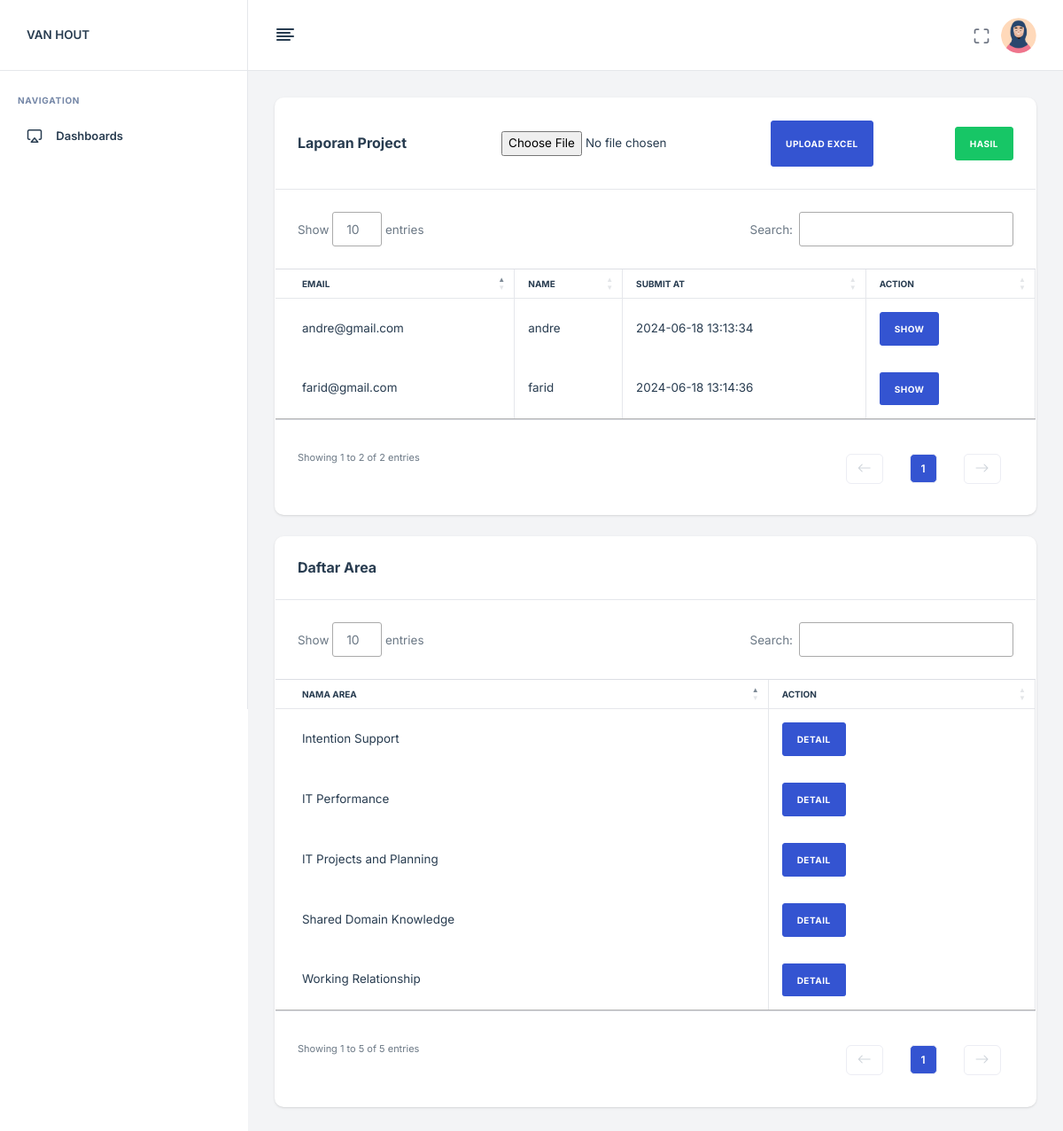
/views/report.php, run on an earlier commit of the app's database.
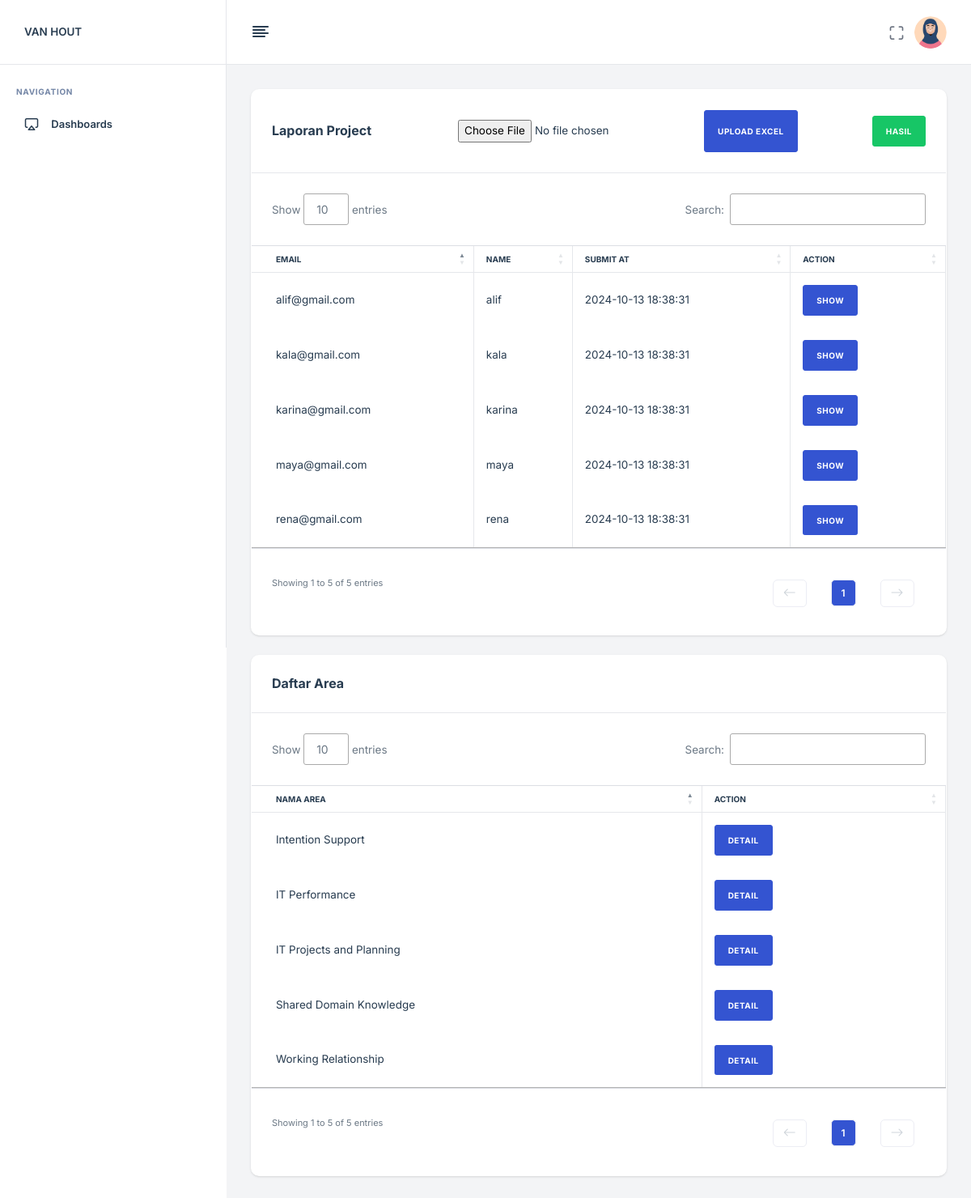
And on a later commit of the database.
### tables this page shows
CREATE TABLE `respondents` (
  `id` int(11) NOT NULL,
  `nama` varchar(255) NOT NULL,
  `email` varchar(255) NOT NULL,
  `date` datetime DEFAULT NULL
);

CREATE TABLE `area` (
  `id_area` int(11) NOT NULL,
  `nama_area` varchar(255) NOT NULL
);

### views/report.php (the view, shortened to what this page needs)
<?php
include '../config/database.php';
$areas_result = $conn->query("SELECT * FROM area");
$areas = $areas_result->fetch_all(MYSQLI_ASSOC);
?>
<!DOCTYPE html>
<html lang="zxx">
<head>
    <?php include 'partials/scripts.php'; ?>
    <link rel="stylesheet" type="text/css" href="https://cdn.datatables.net/1.11.5/css/jquery.dataTables.css">
    <link rel="stylesheet" type="text/css" href="https://cdn.datatables.net/1.11.5/css/dataTables.bootstrap4.min.css">
</head>
<body>
    <?php include 'partials/navigation_menu.php'; ?>
    <?php include 'partials/header.php'; ?>
    <main class="nxl-container">
        <div class="nxl-content">
            <div class="main-content">
                <div class="row">
                    <div class="col-lg-12">
                        <div class="card stretch stretch-full">
                            <div class="card-header d-flex justify-content-between align-items-center">
                                <h5 class="card-title">Laporan Project</h5>
                                <form action="upload_excel.php" method="POST" enctype="multipart/form-data"
                                    class="d-flex">
                                    <input type="file" name="excelFile" class="form-control-file mr-2">
                                    <button type="submit" class="btn btn-primary">Upload Excel</button>
                                </form>
                                <a href="hasil.php" class="btn btn-success btn-user">Hasil</a>
                            </div>
                            <div class="card-body custom-card-action p-0">
                                <div class="table-responsive">
                                    <table id="reportTable" class="table table-hover table-bordered mb-0">
                                        <thead>
                                            <tr>
                                                <th>Email</th>
                                                <th>Name</th>
                                                <th>Submit at</th>
                                                <th>Action</th>
                                            </tr>
                                        </thead>
                                        <tbody>
                                            <?php
                                            $get_data = mysqli_query($conn, "SELECT * FROM respondents");
                                            while($display = mysqli_fetch_array($get_data)) {
                                                $id = $display['id'];
                                                $email = $display['email'];
                                                $name = $display['nama'];
                                                $submit_at = $display['date'];
                                            ?>
                                            <tr>
                                                <td><?php echo $email; ?></td>
                                                <td><?php echo $name; ?></td>
                                                <td><?php echo $submit_at; ?></td>
                                                <td>
                                                    <div class="action-buttons">
                                                        <a href='show_data.php?GetID=<?php echo $id; ?>'
                                                            class="btn btn-primary btn-user">Show</a>
                                                    </div>
                                                </td>
                                            </tr>
                                            <?php
                                            }
                                            ?>
                                        </tbody>
                                    </table>
                                </div>
                            </div>
                        </div>
                    </div>
                    <div class="col-lg-12">
                        <div class="card stretch stretch-full">
                            <div class="card-header d-flex justify-content-between align-items-center">
                                <h5 class="card-title">Daftar Area</h5>
                            </div>
                            <div class="card-body custom-card-action p-0">
                                <div class="table-responsive">
                                    <table id="reportTable2" class="table table-hover table-bordered mb-0">
                                        <thead>
                                            <tr>
                                                <th>Nama Area</th>
                                                <th>Action</th>
                                            </tr>
                                        </thead>
                                        <tbody>
                                            <?php foreach ($areas as $area) { ?>
                                            <tr>
                                                <td><?php echo htmlspecialchars($area['nama_area']); ?></td>
                                                <td>
                                                    <div class="action-buttons">
                                                        <a class="btn btn-primary btn-user"
                                                            href="detail_hasil.php?area_id=<?php echo $area['id_area']; ?>">
                                                            Detail
                                                        </a>
                                                    </div>
                                                </td>
                                            </tr>
                                            <?php } ?>
                                        </tbody>
                                    </table>
                                </div>
                            </div>
                        </div>
                    </div>
                </div>
            </div>
        </div>
    </main>
</body>
</html>

### views/partials/scripts.php (shortened to what this page needs)
<link rel="stylesheet" type="text/css" href="../assets/css/bootstrap.min.css" />
<link rel="stylesheet" type="text/css" href="../assets/vendors/css/vendors.min.css" />
<link rel="stylesheet" type="text/css" href="../assets/vendors/css/daterangepicker.min.css" />
<link rel="stylesheet" type="text/css" href="../assets/css/theme.min.css" />

### views/partials/navigation_menu.php (shortened to what this page needs)
<nav class="nxl-navigation">
    <div class="navbar-wrapper">
        <div class="m-header">
            <a href="index.php" class="b-brand">
                <span style="size: 16dp;">VAN HOUT</span>
            </a>
        </div>
        <div class="navbar-content">
            <ul class="nxl-navbar">
                <li class="nxl-item nxl-caption">
                    <label>Navigation</label>
                </li>
                <li class="nxl-item nxl-hasmenu">
                    <a href="index.php" class="nxl-link">
                        <span class="nxl-micon"><i class="feather-airplay"></i></span>
                        <span class="nxl-mtext">Dashboards</span>
                    </a>
                </li>
            </ul>
        </div>
    </div>
</nav>

### views/partials/header.php (shortened to what this page needs)
<header class="nxl-header">
    <div class="header-wrapper">
        <div class="header-left d-flex align-items-center gap-4">
            <div class="nxl-navigation-toggle">
                <a href="javascript:void(0);" id="menu-mini-button">
                    <i class="feather-align-left"></i>
                </a>
            </div>
        </div>
        <div class="header-right ms-auto">
            <div class="d-flex align-items-center">
                <div class="nxl-h-item d-none d-sm-flex">
                    <div class="full-screen-switcher">
                        <a href="javascript:void(0);" class="nxl-head-link me-0"
                            onclick="$('body').fullScreenHelper('toggle');">
                            <i class="feather-maximize maximize"></i>
                        </a>
                    </div>
                </div>
                <div class="dropdown nxl-h-item">
                    <a href="javascript:void(0);" data-bs-toggle="dropdown" role="button" data-bs-auto-close="outside">
                        <img src="../assets/images/avatar.png" alt="user-image" class="img-fluid user-avtar me-0" />
                    </a>
                </div>
            </div>
        </div>
    </div>
</header>

### views/report.php (style rules this page uses)
.action-buttons { display: flex; gap: 10px; }

What changed in the data, as far as the page shows it:
changed respondents: email "andre@gmail.com" → "alif@gmail.com"; nama "andre" → "alif"; date "2024-06-18 13:13:34" → "2024-10-13 18:38:31"
changed respondents: email "farid@gmail.com" → "rena@gmail.com"; nama "farid" → "rena"; date "2024-06-18 13:14:36" → "2024-10-13 18:38:31"
added respondents: email "kala@gmail.com", nama "kala", date "2024-10-13 18:38:31"
added respondents: email "karina@gmail.com", nama "karina", date "2024-10-13 18:38:31"
added respondents: email "maya@gmail.com", nama "maya", date "2024-10-13 18:38:31"
Also different on the page:
text written by a page script: "Show entries Search: Showing 1 to 2 of 2 entries 1" → "Show entries Search: Showing 1 to 5 of 5 entries 1"
